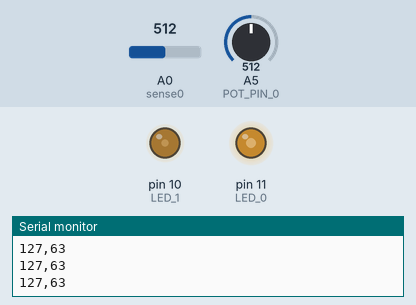
This sketch was run on a simulated Arduino Uno, built with avr-gcc and run on an emulated ATmega328P. Parts: output pins drawn as LEDs (lit = HIGH), the last lines printed to the serial monitor. The inputs (shaded band) are chosen by the test bench; at power-on: A0 (sense0) = 512, A5 (POT_PIN_0) = 512.

Above: at 1.2 s.
1.3 s: A0 (sense0) set to 716
At 1.6 s:
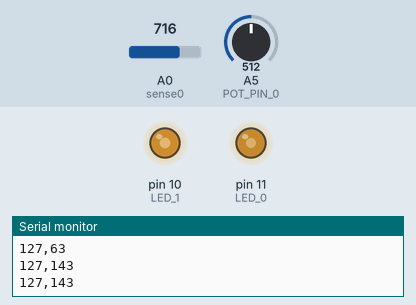
2.8 s: A5 (POT_PIN_0) set to 716
At 3.1 s:
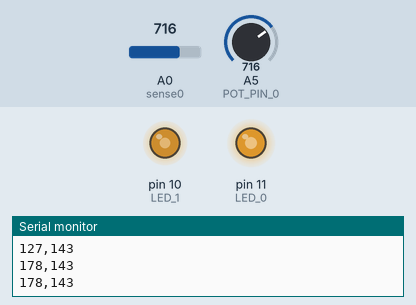
4.3 s: A0 (sense0) set to 900
At 4.7 s:
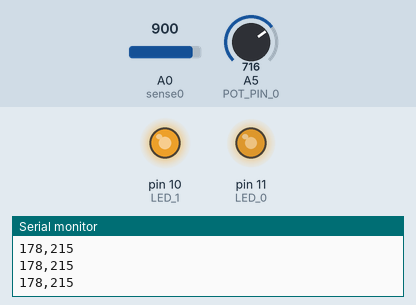
5.8 s: A5 (POT_PIN_0) set to 900
At 6.2 s:
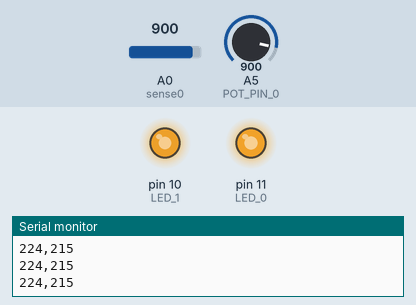
7.3 s: A0 (sense0) set to 511
At 7.7 s:
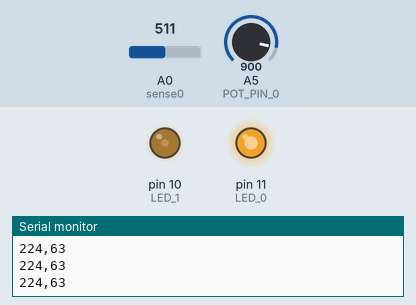
8.8 s: A5 (POT_PIN_0) set to 122
At 9.2 s:
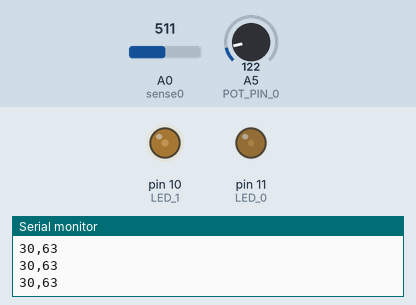
Timing chart, 0 to 11.3 s (numbered marks = the images above; inputs shaded):
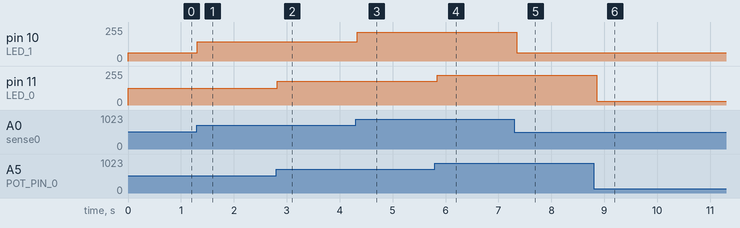

The sketch:

MySerialTest_Week7.ino
```cpp
const int POT_PIN_0 = A5; // sets potentiometer to A0
const int LED_0 = 11; // sets LED negative side to pin 3
const int LED_1 = 10;
const int sense0 = A0; // photocell on A0
int lightValue = 0; // store value from sense01

void setup() {
  pinMode(LED_0, OUTPUT); // sets the pin as output
  pinMode(LED_1, OUTPUT); // sets the pin as output
  Serial.begin(9600);

}

void loop() {
  // put your main code here, to run repeatedly:

  int potValue = analogRead(POT_PIN_0); // read value between 0 - 1023
  int mappedPotValue = map(potValue, 0, 1023, 0, 255); // maps values
  int lightValue = analogRead(sense0); // read light sensor value
  int mappedLightValue = map(lightValue, 350, 1000, 0, 255); // maps input values of LED

//  if (val0 >= light) {
//    digitalWrite(LED_0, HIGH);
//  } else {
//    digitalWrite(LED_0, LOW);
//  }
//
//
//  while (Serial.available() > 0)
//  {
//    sliderValue = Serial.read();
//  }

  analogWrite(LED_0, mappedPotValue); // 0-255
  analogWrite(LED_1, mappedLightValue); // 0-255
  delay(100);

  Serial.print(mappedPotValue);
  Serial.print(",");
  Serial.println(mappedLightValue);
}
```

Measured:
- after the input at 1.3 s, pin 10 (LED_1): 63/255 → 143/255 at once
- after the input at 2.8 s, pin 11 (LED_0): 127/255 → 178/255 at once
- after the input at 4.3 s, pin 10 (LED_1): 143/255 → 215/255 at once
- after the input at 5.8 s, pin 11 (LED_0): 178/255 → 224/255 at once
- after the input at 7.3 s, pin 10 (LED_1): 215/255 → 63/255 after 0.05 s
- after the input at 8.8 s, pin 11 (LED_0): 224/255 → 30/255 after 0.06 s
